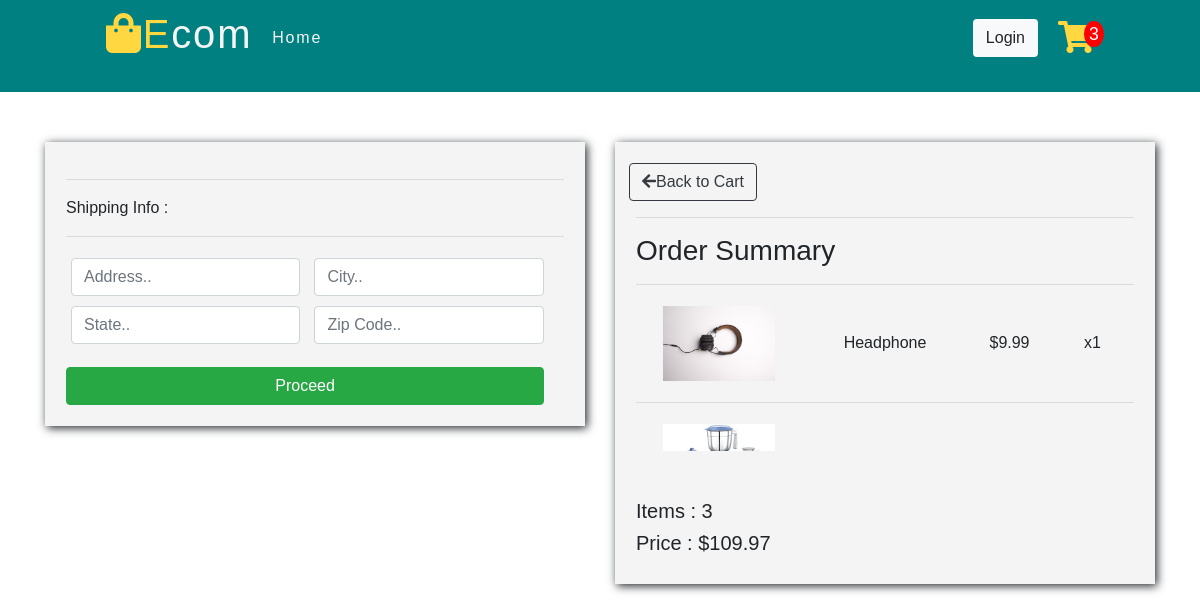
The page /checkout-page/ (signed in) on the database its author committed.
### web/models.py (models this page shows, shortened)
class OrderItem(models.Model):
    product=models.ForeignKey(Product,blank=True,null=True,on_delete=models.SET_NULL)
    order=models.ForeignKey(Order,blank=True,null=True,on_delete=models.SET_NULL)
    quantity=models.IntegerField(default=0,null=True,blank=True)
    date_added=models.DateTimeField(auto_now_add=True)
    @property
    def get_total(self):
        total=self.quantity * self.product.price
        return total

class Product(models.Model):
    name=models.CharField(max_length=200,null=True)
    price=models.DecimalField(max_digits=7,decimal_places=2)
    digital=models.BooleanField(default=False,null=True,blank=False)
    image=models.ImageField(null=True,blank=True,upload_to='web/images')

class Order(models.Model):
    customer=models.ForeignKey(Customer,blank=True,null=True,on_delete=models.SET_NULL)
    date_ordered=models.DateTimeField(auto_now_add=True)
    complete=models.BooleanField(default=False,null=True,blank=False)
    transaction_id=models.CharField(max_length=20,null=True)
    @property
    def shipping(self):
        shipping=False
        orderitems=self.orderitem_set.all()
        for item in orderitems:
            if item.product.digital==False:
                shipping=True
        return shipping
    @property
    def get_cart_total(self):
        orderitems=self.orderitem_set.all()
        total=sum([item.get_total for item in orderitems])
        return total
    @property
    def get_cart_items(self):
        orderitems=self.orderitem_set.all()
        total=sum([item.quantity for item in orderitems])
        return total

### web/views.py (the view)
# urls.py: path('checkout-page/',views.checkout,name='checkout'),
def checkout(request):
    if request.user.is_authenticated:
        customer=request.user.customer
        order, created = Order.objects.get_or_create(customer=customer,complete=False)
        items=order.orderitem_set.all()
    else:
        items=[]
        order={'get_cart_total':0,'get_cart_items':0,'shipping':False}
    context={'items':items,'order':order}
    return render(request,'web/checkout.html',context)

### web/templates/web/checkout.html (shortened to what this page needs)
{% extends 'web/basic.html' %}
{% load static%}
{% block details%}
<link rel="stylesheet" href="https://stackpath.bootstrapcdn.com/bootstrap/4.5.0/css/bootstrap.min.css">
<link rel="stylesheet" href="{% static 'css/checkout-style.css' %}">
{% endblock details%}
{% block content%}
<div class="container">
    <div class="row">
        <div class="col-lg-6">
            <div class="box-element" id="form-wrapper">
                <form id="form">
                    <div id="shipping-info">
                        <hr>
                        <p>Shipping Info : </p>
                        <hr>
                        <div class="form-field">
                            <input class="form-control" type="text" name="Address" placeholder="Address..">
                        </div>
                        <div class="form-field">
                            <input class="form-control" type="text" name="City" placeholder="City..">
                        </div>
                        <div class="form-field">
                            <input class="form-control" type="text" name="State" placeholder="State..">
                        </div>
                        <div class="form-field">
                            <input class="form-control" type="text" name="zip" placeholder="Zip Code..">
                        </div>
                    </div>
                    <input id="from-button" type="submit" value="Proceed" class="btn btn-success success-hover">
                </form>
            </div>
        </div>
        <div class="col-lg-6 fix-height">
            <div class="box-element">
                <div class="row">
                    <a href="{% url 'cart' %}" class="btn btn-outline-dark ml-2"><i class="fas fa-arrow-left"></i>Back to Cart</a>
                </div>
                <hr>
                <h3>Order Summary</h3>
                <hr>
                <div class="pro">
                    {% for item in items %}
                    <div class="show">
                        <div class="image col-center"><img src="/media/{{ item.product.image }}" alt=""></div>
                        <div class="name col-center">{{ item.product.name }}</div>
                        <div class="price col-center">${{ item.product.price|floatformat:2 }}</div>
                        <div class="quantity col-center">x{{ item.quantity }}</div>
                    </div>
                    <hr>
                    {% endfor %}
                </div>
                <br>
                <br>
                <h5>Items : {{ order.get_cart_items }}</h5>
                <h5>Price : ${{ order.get_cart_total|floatformat:2 }}</h5>
            </div>
        </div>
    </div>
</div>
{% endblock content%}

### web/static/css/style.css (style rules this page uses)
* { padding: 0; margin: 0; font-family: "Montssrrat", sans-serif; box-sizing: border-box; }
a { text-decoration: none; color: black; cursor:pointer; font-family: "Montssrrat", sans-serif; }
.btn { padding: 8px 15px; border-radius: 10px; }

### web/static/css/checkout-style.css (style rules this page uses)
.form-field { display: inline-block; width: 48%; padding: 5px; }
#from-button { display: block; width: 96%; margin-top: 18px; }
.box-element { background:#f4f4f4; border: #f4f4f4 1px solid; box-shadow: 2px 2px 9px ; padding: 20px; margin-top: 50px; }
.box-element form { width: 100%; margin: auto; }
.show { display: flex; width: 100%; text-align: center; padding: 0; }
.pro { max-height: 150px; overflow-y: auto; }
.image , .name { flex: 2; }
.image img { width: 80%; height: 90%; padding: 5px 10px; }
.image { height: 100%; }
.price , .quantity { flex: 1; }
.col-center { display: flex; flex-direction: column; align-items: center; justify-content: center; }
.fix-height { height: 332px; }

### rows shown on the page
OrderItem: product.image (picture), product.name "Headphone", product.price "9.99", quantity "1"
OrderItem: product.image (picture)
Order: get_cart_items "3", get_cart_total "109.97"
